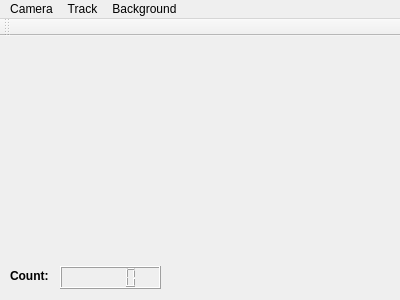
<?xml version="1.0" encoding="UTF-8"?>
<ui version="4.0">
 <class>CounterMainWindow</class>
 <widget class="QMainWindow" name="CounterMainWindow">
  <property name="geometry">
   <rect>
    <x>0</x>
    <y>0</y>
    <width>400</width>
    <height>300</height>
   </rect>
  </property>
  <property name="windowTitle">
   <string>MainWindow</string>
  </property>
  <widget class="QWidget" name="centralWidget">
   <property name="minimumSize">
    <size>
     <width>400</width>
     <height>234</height>
    </size>
   </property>
   <widget class="ImageViewer" name="imageViewer" native="true">
    <property name="geometry">
     <rect>
      <x>9</x>
      <y>-1</y>
      <width>381</width>
      <height>231</height>
     </rect>
    </property>
    <property name="minimumSize">
     <size>
      <width>0</width>
      <height>231</height>
     </size>
    </property>
    <property name="maximumSize">
     <size>
      <width>381</width>
      <height>231</height>
     </size>
    </property>
   </widget>
   <widget class="QLabel" name="label">
    <property name="geometry">
     <rect>
      <x>10</x>
      <y>230</y>
      <width>71</width>
      <height>21</height>
     </rect>
    </property>
    <property name="text">
     <string>&lt;html&gt;&lt;head/&gt;&lt;body&gt;&lt;p&gt;&lt;span style=&quot; font-weight:600;&quot;&gt;Count:&lt;/span&gt;&lt;/p&gt;&lt;/body&gt;&lt;/html&gt;</string>
    </property>
   </widget>
   <widget class="CounterViewer" name="lcdNumber">
    <property name="geometry">
     <rect>
      <x>60</x>
      <y>230</y>
      <width>101</width>
      <height>23</height>
     </rect>
    </property>
    <property name="minimumSize">
     <size>
      <width>101</width>
      <height>0</height>
     </size>
    </property>
   </widget>
  </widget>
  <widget class="QMenuBar" name="menuBar">
   <property name="geometry">
    <rect>
     <x>0</x>
     <y>0</y>
     <width>400</width>
     <height>27</height>
    </rect>
   </property>
   <widget class="QMenu" name="menuStart">
    <property name="title">
     <string>Camera</string>
    </property>
    <addaction name="actionStartCamera"/>
    <addaction name="actionStopCamera"/>
   </widget>
   <widget class="QMenu" name="menuTrack">
    <property name="title">
     <string>Track</string>
    </property>
    <addaction name="actionStartTrack"/>
    <addaction name="actionStopTrack"/>
   </widget>
   <widget class="QMenu" name="menuBackground">
    <property name="title">
     <string>Background</string>
    </property>
    <addaction name="actionReset"/>
   </widget>
   <addaction name="menuStart"/>
   <addaction name="menuTrack"/>
   <addaction name="menuBackground"/>
  </widget>
  <widget class="QToolBar" name="mainToolBar">
   <attribute name="toolBarArea">
    <enum>TopToolBarArea</enum>
   </attribute>
   <attribute name="toolBarBreak">
    <bool>false</bool>
   </attribute>
  </widget>
  <action name="actionStartCamera">
   <property name="text">
    <string>Start</string>
   </property>
   <property name="toolTip">
    <string>Start Camera</string>
   </property>
  </action>
  <action name="actionStopCamera">
   <property name="text">
    <string>Stop</string>
   </property>
   <property name="toolTip">
    <string>Stop Camera</string>
   </property>
  </action>
  <action name="actionStartTrack">
   <property name="text">
    <string>Start</string>
   </property>
   <property name="toolTip">
    <string>Start Tracking</string>
   </property>
  </action>
  <action name="actionStopTrack">
   <property name="text">
    <string>Stop</string>
   </property>
   <property name="toolTip">
    <string>Stop Tracking</string>
   </property>
  </action>
  <action name="actionReset">
   <property name="text">
    <string>Reset</string>
   </property>
  </action>
 </widget>
 <layoutdefault spacing="6" margin="11"/>
 <customwidgets>
  <customwidget>
   <class>ImageViewer</class>
   <extends>QWidget</extends>
   <header location="global">imageviewer.h</header>
   <container>1</container>
  </customwidget>
  <customwidget>
   <class>CounterViewer</class>
   <extends>QLCDNumber</extends>
   <header location="global">counterviewer.h</header>
  </customwidget>
 </customwidgets>
 <resources/>
 <connections/>
</ui>
